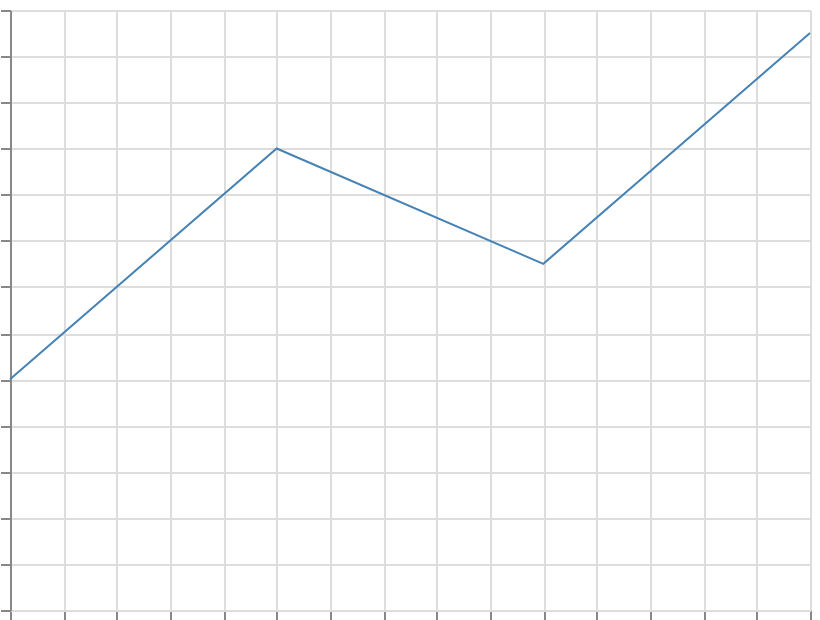

Vega-Lite specification stored for this chart:
### Vega specification from a JSON file in a GitHub repository (floating-point values rounded to 4 significant figures)
{"$schema": "https://vega.github.io/schema/vega/v6.json", "width": 400, "height": 300, "padding": 5, "autosize": "none", "data": [{"name": "table", "values": [{"x": 0, "y": 10, "w": 1}, {"x": 1, "y": 20, "w": 3}, {"x": 2, "y": 15, "w": 5}, {"x": 3, "y": 25, "w": 2}]}], "scales": [{"name": "x", "type": "linear", "domain": {"data": "table", "field": "x"}, "range": "width", "nice": true}, {"name": "y", "type": "linear", "domain": {"data": "table", "field": "y"}, "range": [{"signal": "height"}, 0], "nice": true}], "marks": [{"type": "line", "from": {"data": "table"}, "encode": {"update": {"x": {"scale": "x", "field": "x"}, "y": {"scale": "y", "field": "y"}, "stroke": {"value": "steelblue"}, "strokeWidth": {"field": "w"}}}}], "axes": [{"scale": "x", "orient": "bottom", "grid": true, "labels": false}, {"scale": "y", "orient": "left", "grid": true, "labels": false}], "description": "first item wins: a line mark is one path, styled by its first item"}
